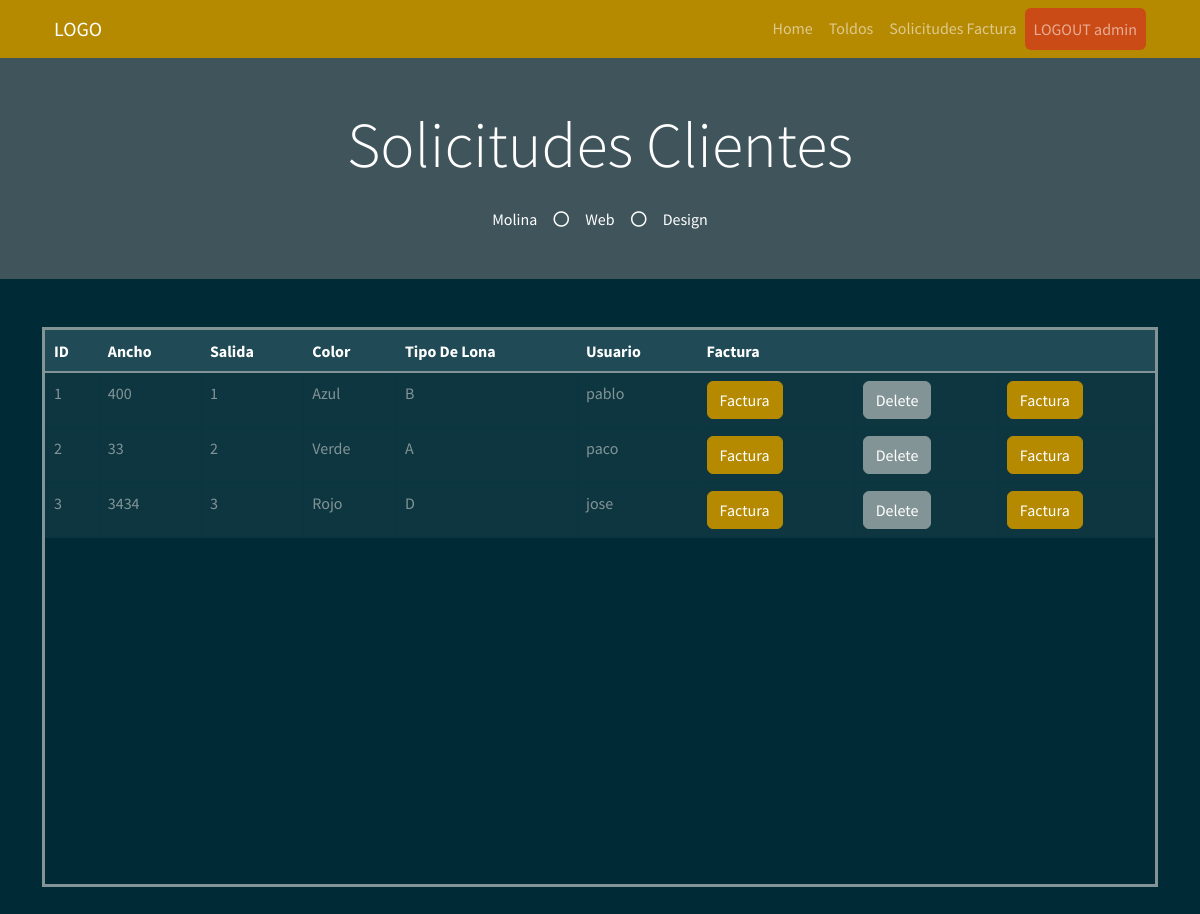
Page /solicitudes_admin (signed in) on the earlier database version.
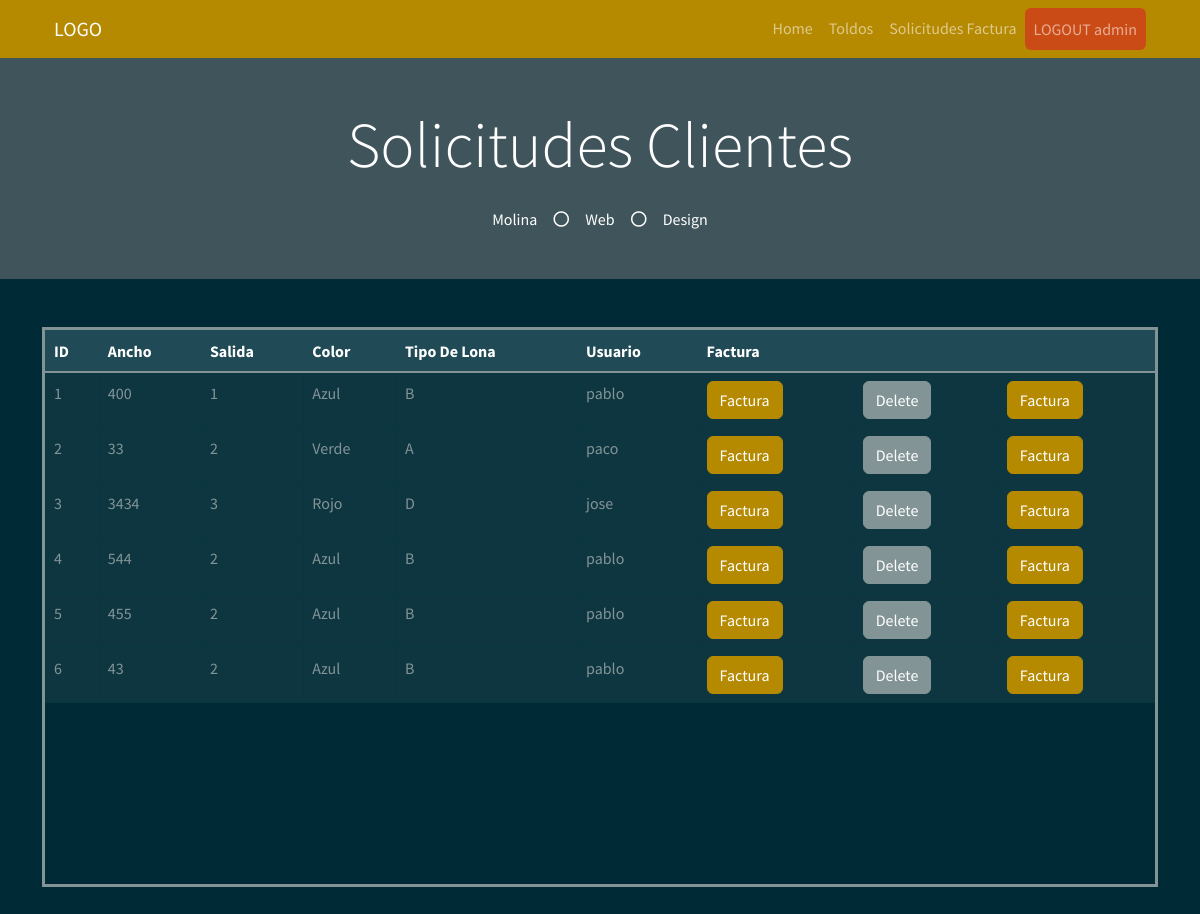
Same page on the later database version.
### myapp/models.py (models this page shows)
    class PresupuestoToldo(db.Model):
        __tablename__ = "PresupuestoToldo"  # Nombre de la tabla que se crea
        PresupuestoToldo_id = db.Column("presupuestoToldo_id", db.Integer, Sequence(
            'presupuestoToldo_id_seq'),  primary_key=True)
        Ancho = db.Column(db.String(20))
        Salida = db.Column(db.Integer)
        Color = db.Column(db.String(30))
        TipoLona = db.Column(db.String(30))
        Usu = db.Column(db.String(30))

### myapp/views.py (the view)
    @app.route("/solicitudes_admin", methods=["GET", "POST"])
    def solicitudes_admin():
        list_solicitud = db_access["list_solicitudes"]
        solicitudes = list_solicitud()
        usuario = session['usuario']
        usu = usuario
        return render_template("solicitudes_admin.html", solicitudes=solicitudes, usu=usu, os=os)

### myapp/templates/solicitudes_admin.html (shortened to what this page needs)
<!DOCTYPE html>
<html>
<head>
    <link href="https://cdn.jsdelivr.net/npm/bootstrap@5.1.3/dist/css/bootstrap.min.css" rel="stylesheet"
>
    <link rel="stylesheet" href="../static/style/bootstrap.min(8).css">
</head>
<body>
    {% include 'includes/navbar.html' %}
    <div class="jumbotron jumbotron-fluid bg-jumbotron" style=" background-color: rgba(128, 128, 128, 0.5);">
        <div class="container text-center py-5">
            <h3 class="text-white display-3 mb-4">Solicitudes Clientes</h3>
            <div class="d-inline-flex align-items-center text-white">
                <p class="m-0">Molina</p>
                <i class="far fa-circle px-3"></i>
                <p class="m-0">Web</p>
                <i class="far fa-circle px-3"></i>
                <p class="m-0">Design</p>
            </div>
        </div>
    </div>
    <div class="container my-5">
        <div style=" overflow:auto;  height: 70vh; border-style: solid;">
            <table class="table table-bordered mx-auto">
                <thead class="table-dark">
                    <tr class="table-active">
                        <th>ID</th>
                        <th>Ancho</th>
                        <th>Salida</th>
                        <th>Color</th>
                        <th>Tipo De Lona</th>
                        <th>Usuario</th>
                        <th>Factura</th>
                        <th></th>
                        <th></th>
                    </tr>
                </thead>
                <tbody>
                    {% for solicitud in solicitudes %}
                    <tr>
                        <td> {{ solicitud.PresupuestoToldo_id }} </td>
                        <td> {{ solicitud.Ancho }} </td>
                        <td> {{ solicitud.Salida }} </td>
                        <td> {{ solicitud.Color }} </td>
                        <td> {{ solicitud.TipoLona }} </td>
                        <td> {{ solicitud.Usu }} </td>
                        <td><a class="btn btn-primary"
                                href="/download_pdf/{{solicitud.PresupuestoToldo_id}}">Factura</a></td>
                        <form id="deletForm" action="/delete_solicitud/{{solicitud.PresupuestoToldo_id}}" method="post">
                            <td> <input type="submit" value="Delete" class="btn btn-secondary" /></td>
                        </form>
                        <td> <a class="btn btn-primary"
                                href="/create_factura/{{solicitud.PresupuestoToldo_id}}">Factura</a></td>
                    </tr>
                    {% endfor %}
                </tbody>
            </table>
        </div>
    </div>
</body>
</html>

Differences in the rows shown:
added PresupuestoToldo: PresupuestoToldo_id "4", Ancho "544", Salida "2", Color "Azul", TipoLona "B", Usu "pablo"
added PresupuestoToldo: PresupuestoToldo_id "5", Ancho "455", Salida "2", Color "Azul", TipoLona "B", Usu "pablo"
added PresupuestoToldo: PresupuestoToldo_id "6", Ancho "43", Salida "2", Color "Azul", TipoLona "B", Usu "pablo"
